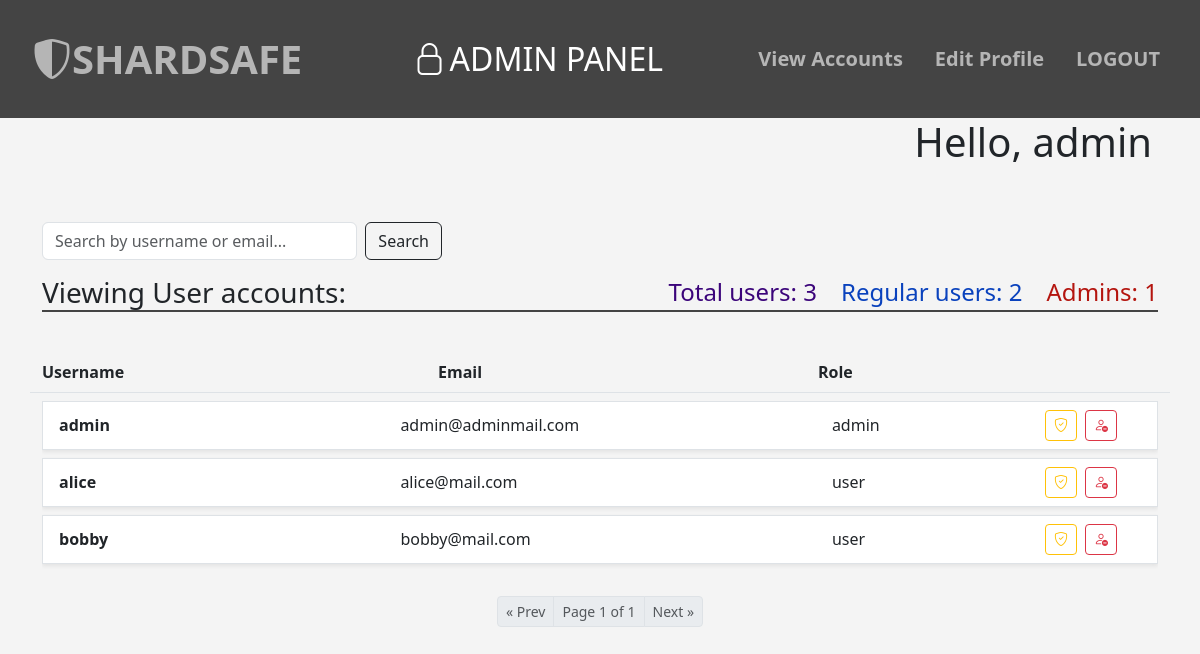
/admin/viewProfiles (signed in), run on the app's committed database.
### app/models.py (models this page shows, shortened)
class User(UserMixin, db.Model):
    __tablename__ = 'users'  # Optional, but recommended
    id = db.Column(db.Integer, primary_key=True,autoincrement=True	)
    username = db.Column(db.String(100),unique = True)
    email = db.Column(db.String(150), unique=True)
    role = db.Column(db.String(10))
    passSalt = db.Column(db.String(80))
    loginPublicKey = db.Column(db.Text)
    loginPrivateKey_encrypted = db.Column(db.Text)
    loginIV = db.Column(db.Text)
    loginSalt = db.Column(db.Text)
    resetPrivateKey_encrypted = db.Column(db.Text)
    resetIV = db.Column(db.Text)
    resetEncPrivateKey_encrypted = db.Column(db.Text)
    resetEncIV = db.Column(db.Text)
    encPublicKey = db.Column(db.Text)
    encPrivateKey_encrypted = db.Column(db.Text)
    encIV = db.Column(db.Text)
    encSalt = db.Column(db.Text)
    allowSharing =db.Column(db.Boolean, default =False)
    __table_args__ = (
        Index('ix_username_publicKey',
               'username',
              'encPublicKey' ),
        )
    @reconstructor
    def initOnLoad(self):
        self.userSetUp()
    def userSetUp(self):
        self.numAuthorized = 0 # needs to be >= 2  for upload
        self.isAWSAuth = False
        self.isOneDriveAuth = False
        self.isGoogleDriveAuth = False
        self.isAuthorizedForUpload = False # needs to be true to allow upload
        self.cloudsInfo = {}
        self.unAuthClouds = []
        self.initCloudsInfo()
        self.updateCloudsInfoBySelf()
    def initCloudsInfo(self):
        self.cloudsInfo = {cloud:False for cloud in CLOUD_SERVERS_AVAILABLE}
    def updateCloudsInfoBySelf(self):
        self.isAWSAuth = 'AWS_CREDS' in session
        self.isGoogleDriveAuth = 'GOOGLEDRIVE_CREDS' in session
        self.isOneDriveAuth = 'ONEDRIVE_CREDS' in session
        driveCreds = ['AWS_CREDS','GOOGLEDRIVE_CREDS','ONEDRIVE_CREDS']
        ctr = 0
        for cred in driveCreds:
            if cred in session:
                if cred == 'AWS_CREDS':
                    self.isAWSAuth = True
                    ctr +=1
                elif cred == 'GOOGLEDRIVE_CREDS':
                    self.isGoogleDriveAuth = True
                    ctr +=1
                elif cred == 'ONEDRIVE_CREDS':
                    self.isOneDriveAuth = True
                    ctr +=1
        self.numAuthorized = ctr
        if ctr >= MIN_AUTHORIZED_FOR_UPLOAD:
            self.isAuthorizedForUpload = True
        else:
            self.isAuthorizedForUpload = False

### app/admin/routes.py (the view)
@admin.route('/admin/viewProfiles', methods=['GET', 'POST'])
@adminRequired
@login_required
def adminViewProfiles():
    page = request.args.get('page', 1, type=int)
    search_query = request.args.get('q', '')
    query = User.query
    if search_query:
        search = f"%{search_query}%"
        query = query.filter(or_(User.username.ilike(search), User.email.ilike(search)))
    usersPaginated = query.order_by(User.username.asc()).paginate(page=page, per_page=PER_PAGE, error_out=False)
    userCount = query.filter_by(role='user').count()
    totalCount = query.count()
    adminCount = totalCount - userCount
    return render_template('admin/viewprofiles.html',
                           user=current_user,
                           users=usersPaginated.items,
                           pagination=usersPaginated,
                           totalCount=totalCount,
                           userCount=userCount,
                           adminCount=adminCount)

### app/admin/__init__.py (called while the page is built)
def adminRequired(f):
    @wraps(f)
    @login_required
    def decoratedFunction(*args, **kwargs):
        if current_user.role not in ['admin', 'superadmin'] :
            abort(403)  # Forbidden
        return f(*args, **kwargs)
    return decoratedFunction

### app/templates/admin/viewprofiles.html (shortened to what this page needs)
{% import 'admin/deleteusermodal.html' as deleteUserModal %}
{% import 'admin/toggleadminmodal.html' as toggleAdminModal %}
{% extends 'admin/adminbase.html' %}
{% block content %}
<div class="container mt-5">
  <div >
      <div>
      <form method="get" action="{{ url_for('admin.adminViewProfiles') }}" class="d-flex my-3" style="max-width: 400px;">
        <input type="text" name="q" class="form-control me-2" placeholder="Search by username or email..." value="{{ request.args.get('q', '') }}">
        <button class="btn btn-outline-dark" type="submit">Search</button>
      </form>
    </div>
<div class="d-flex justify-content-between align-items-center flex-wrap">
      <h3 class="mb-0">Viewing User accounts:</h3>
      <div class="d-none d-md-flex gap-4">
        <h4 class="mb-0" style="color: rgb(59, 4, 122);">Total users: {{ totalCount }}</h4>
        <h4 class="mb-0" style="color: rgb(10, 66, 189);">Regular users: {{ userCount }}</h4>
        <h4 class="mb-0" style="color: rgb(180, 21, 15);">Admins: {{ adminCount }}</h4>
      </div>
    </div>
    <hr class="custom-blackline mt-0 ">
    <div class="row fw-bold border-bottom pb-2 mb-2 mt-5">
      <div class="col-4 me-3">Username</div>
      <div class="col-4 ">Email</div>
      <div class="col-3 d-none d-md-block">Role</div>
    </div>
    <div class="file-list-container" style="max-height: 70vh;  overflow-y: auto;">
    {% for user in users %}
    <div class="d-flex align-items-center justify-content-between border py-2 px-3 mb-2 bg-white shadow-sm">
      <div class="d-flex align-items-center gap-4 overflow-hidden" style="flex: 1;">
        <div class="text-truncate col-4 me-4 " style="max-width: 30%;">
          <strong>{{ user.username }}</strong>
        </div>
        <div class="  col-5 ">{{ user.email }}</div>
        <div class="col-3 d-none d-md-block">{{ user.role }}</div>
      </div>
      <div class="d-flex align-items gap-2 ms-2 me-4 d-none d-md-flex">
        <button type="button" class="btn btn-sm btn-outline-warning d-flex align-items-center justify-content-center"
         title="Grant/Revoke Admin"  data-bs-toggle="modal" data-bs-target="#toggleAdminModal{{ user.username }}"
            type="button">
          <i class="bi-shield-check"></i>
        </button>
        <button type="button"
        data-bs-toggle="modal" data-bs-target="#deleteUserModal{{ user.username }}"
        class="btn btn-sm btn-outline-danger d-flex align-items-center justify-content-center" title="Delete Account">
          <i class="bi bi-person-dash"></i>
        </button>
      </div>
    </div>
    {% endfor %}
  </div>
  <div class="d-flex justify-content-center mt-4">
    <nav aria-label="File pagination">
      <ul class="pagination pagination-sm mb-0">
        {% if pagination.pages > 0 %}
            {% if pagination.has_prev %}
            <li class="page-item">
              <a class="page-link" href="{{ url_for('dashboard.viewFiles', tab=active_tab, page=pagination.prev_num) }}" aria-label="Previous">
                &laquo; Prev
              </a>
            </li>
            {% else %}
            <li class="page-item disabled">
              <span class="page-link">&laquo; Prev</span>
            </li>
            {% endif %}
            <li class="page-item disabled">
              <span class="page-link">
                Page {{ pagination.page }} of {{ pagination.pages }}
              </span>
            </li>
            {% if pagination.has_next %}
            <li class="page-item">
              <a class="page-link" href="{{ url_for('dashboard.viewFiles', tab=active_tab, page=pagination.next_num) }}" aria-label="Next">
                Next &raquo;
              </a>
            </li>
            {% else %}
            <li class="page-item disabled">
              <span class="page-link">Next &raquo;</span>
            </li>
            {% endif %}
          </ul>
          {% else %}
          <div class="mt-5 pt-5 text-muted">
            You do not have any files to view
          </div>
        {% endif %}
  </div>
</div>
{% endblock %}

### app/templates/admin/adminbase.html (shortened to what this page needs)
<!DOCTYPE html>
<html lang="en">
<head>
  <link href="https://cdn.jsdelivr.net/npm/bootstrap@5.3.2/dist/css/bootstrap.min.css" rel="stylesheet">
  <link rel="stylesheet" href="{{ url_for('static', filename='css/shardsafe.css') }}">
  <link rel="stylesheet" href="https://cdnjs.cloudflare.com/ajax/libs/font-awesome/6.7.2/css/all.min.css" />
  <link rel="stylesheet" href="https://cdn.jsdelivr.net/npm/bootstrap-icons@1.13.1/font/bootstrap-icons.min.css">
</head>
<body class="body">
  <nav class="navbar navbar-expand-lg navbar-custom px-4 py-4 d-flex align-items-center">
    <a class="navbar-brand fw-bold ps-2 fs-1" href=#> <span><i class="bi bi-shield-shaded"></i></span>SHARDSAFE</a>
        <div class="mx-auto">
            <span class="" style="font-size:xx-large;  color: #fff;"><i class="bi bi-lock"></i>ADMIN PANEL</span>
        </div>
         <a class="nav-link {% if request.path == url_for('admin.adminViewProfiles') %}active{% endif %} d-inline  me-3" href="{{url_for('admin.adminViewProfiles')}}">View Accounts</a>
        <a class="nav-link {% if request.path == url_for('dashboard.editProfile') %}active{% endif %} d-inline  ms-3 me-3" href="{{url_for('dashboard.editProfile')}}">Edit Profile</a>
      <a class="nav-link {% if request.path == url_for('login.logoutController') %}active{% endif %} d-inline  ms-3 me-3" href="{{url_for('login.logoutController')}}">LOGOUT</a>
  </nav>
  <div class="d-flex">
    <h1 class="ms-auto pe-5">Hello, {{user.username}}</h1>
  </div>
{% block content %}
{% endblock %}
</body>

### app/static/css/shardsafe.css (style rules this page uses)
body { background-color: #f4f4f4; }
.navbar-custom { background-color: #444; }
.navbar-brand, .nav-link { color:#b5b5b5; font-weight: bold; font-size: 1.25rem; }
.custom-blackline { border: none !important; border-top: 1px solid #444 !important; background-color: transparent !important; height: 2px; border-top: 2px solid #444 !important; opacity: 1 !important; }

### data on the page
User: username "admin", email "admin@adminmail.com", role "admin"
User: username "alice", email "alice@mail.com", role "user"
User: username "bobby", email "bobby@mail.com", role "user"

### other printed values
{{ totalCount }} "3"
{{ userCount }} "2"
{{ adminCount }} "1"
{{ pagination.page }} "1"
{{ pagination.pages }} "1"
